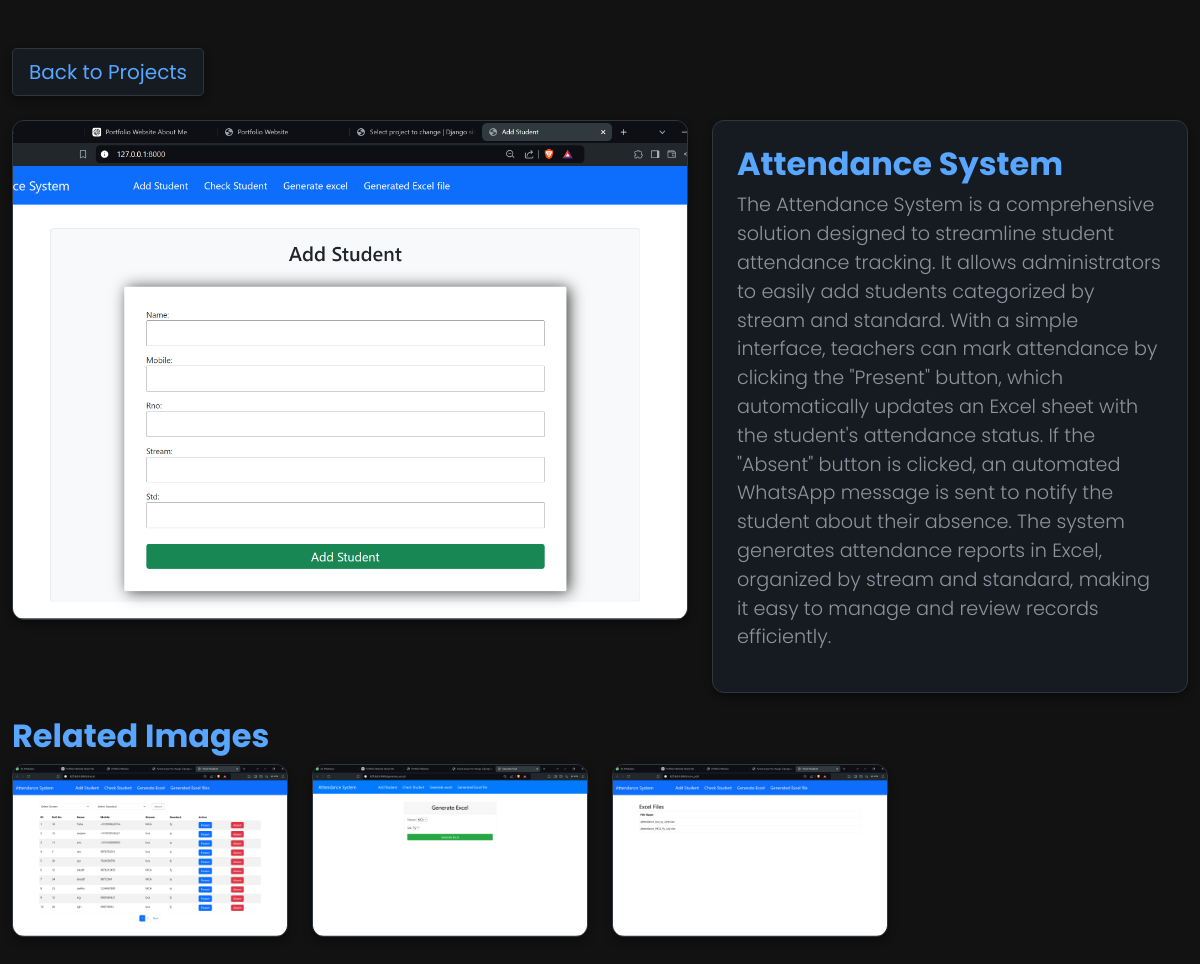
The app's page /project/5/ with its own data.
### home/models.py (models this page shows, shortened)
class Project(models.Model):
    name = models.CharField(max_length=200)
    description = models.TextField()
    image = models.ImageField(upload_to='projects/')

class ProjectImage(models.Model):
    project = models.ForeignKey(Project, related_name='images', on_delete=models.CASCADE)
    image = models.ImageField(upload_to='project_images/')

### home/views.py (the view)
# urls.py: path('project/<int:pk>/', views.project_detail, name='project_detail'),
def project_detail(request, pk):
    project = get_object_or_404(Project, pk=pk)
    return render(request, 'home/project_detail.html', {'project': project})

### home/templates/home/project_detail.html (shortened to what this page needs)
<!DOCTYPE html>
<html lang="en">
<head>
    {% load static %}
    <link rel="stylesheet" href="{% static 'assets/css/styles.css' %}">
    <link href='https://cdn.jsdelivr.net/npm/boxicons@2.0.5/css/boxicons.min.css' rel='stylesheet'>
    <link href='https://unpkg.com/boxicons@latest/css/boxicons.min.css' rel='stylesheet'>
    <link href="https://cdn.jsdelivr.net/npm/bootstrap@5.0.2/dist/css/bootstrap.min.css" rel="stylesheet">
</head>
<body>
<section class="project-details section py-5" id="project-details">
    <div class="container">
        <div class="row mb-4">
            <div class="col text-start">
                <a href="{% url 'home' %}" class="btn btn-lg back-button shadow-custom">
                     Back to Projects
                </a>
            </div>
        </div>
        <div class="row">
            <div class="col-md-7 mb-4">
                <div class="card white-card shadow-custom main-image">
                    <img src="{{ project.image.url }}" class="card-img-top" alt="{{ project.name }}">
                </div>
            </div>
            <div class="col-md-5">
                <div class="card shadow-custom p-4">
                    <h2 class="section-head">{{ project.name }}</h2>
                    <p class="lead">{{ project.description }}</p>
                </div>
            </div>
        </div>
         {% if project.images.all %}
        <div class="row mt-4">
            <h3 class="section-head">Related Images</h3>
            {% for image in project.images.all %}
                <div class="col-md-3 col-sm-6 mb-3">
                    <div class="card shadow-custom">
                        <img src="{{ image.image.url }}" class="card-img-top" alt="Related image" data-bs-toggle="modal" data-bs-target="#imageModal{{ forloop.counter }}">
                    </div>
                </div>
            {% endfor %}
        </div>
        {% endif %}
    </div>
</section>
</body>
</html>

### static/assets/css/styles.css (style rules this page uses)
:root { --header-height: 3rem; --font-semi: 600; --hue-color: 224; --first-color: hsl(var(--hue-color), 89%, 60%); --second-color: hsl(var(--hue-color), 56%, 12%); --body-font: "Poppins", sans-serif; --big-font-size: 2rem; --h2-font-size: 1.25rem; --normal-font-size: .938rem; --smaller-font-size: .75rem; --mb-2: 1rem; --mb-4: 2rem; --mb-5: 2.5rem; --mb-6: 3rem; --z-back: -10; --z-fixed: 100; }
@media screen and (min-width: 968px) { :root { --big-font-size: 3.5rem; --h2-font-size: 2rem; --normal-font-size: 1rem; --smaller-font-size: .875rem; } }
html { scroll-behavior: smooth; }
body { margin: var(--header-height) 0 0 0; font-family: var(--body-font); font-size: var(--normal-font-size); color: var(--second-color); }
h1, h2, p { margin: 0; }
a { text-decoration: none; }
img { max-width: 100%; height: auto; display: block; }
.section { padding-top: 3rem; padding-bottom: 2rem; }
@media screen and (min-width: 768px) { body { margin: 0; } }
@media screen and (min-width: 768px) { .section { padding-top: 4rem; padding-bottom: 3rem; } }

### home/templates/home/project_detail.html (style rules this page uses)
body { background-color: #121212; color: #c9d1d9; font-family: 'Poppins', sans-serif; }
.card-img-top { object-fit: cover; height: 100%; }
.card { border-radius: 0.75rem; overflow: hidden; background-color: #161b22; border: 1px solid #30363d; }
.white-card { background-color: #21262d; border: 1px solid #30363d; }
.section-head { font-size: 2rem; font-weight: 700; color: #58a6ff; }
.lead { font-size: 1.2rem; color: #8b949e; }
.container { max-width: 1200px; }
.main-image { height: 500px; }
.back-button { background-color: #161b22; color: #58a6ff; border: 1px solid #30363d; }
.shadow-custom { box-shadow: 0 4px 8px rgba(0, 0, 0, 0.4); }

### records on screen
Project: image (picture), name "Attendance System", description "The Attendance System is a comprehensive solution designed to streamline student attendance tracking. It allows administrators to easily add students categorized by stream and standard. With a simple interface, teachers can mark attendance by clicking the \"Present\" button, which automatically updates an Excel sheet with the student's attendance status. If the \"Absent\" button is clicked, an automated WhatsApp message is sent to notify the student about their absence. The system generates attendance reports in Excel, organized by stream and standard, making it easy to manage and review records efficiently."
ProjectImage: image (picture)
ProjectImage: image (picture)
ProjectImage: image (picture)
